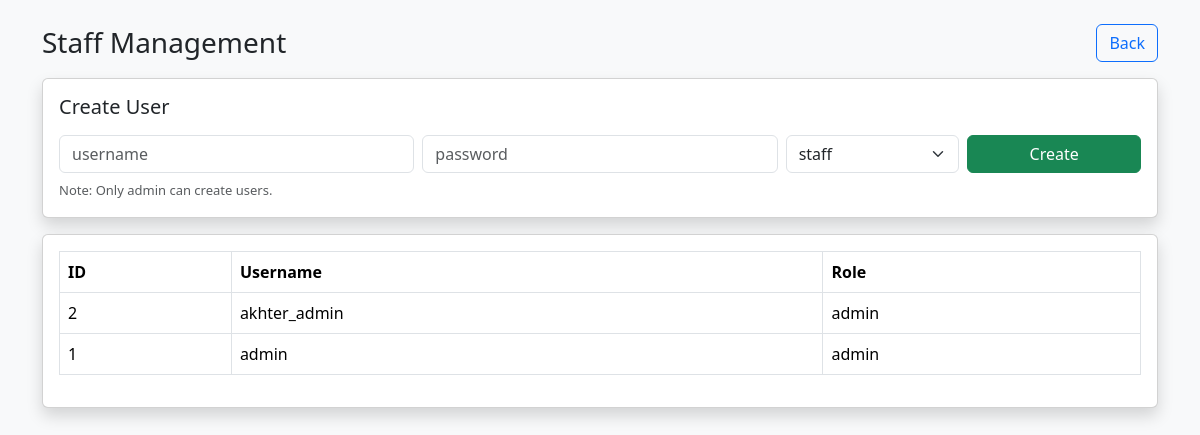
Page /staff (signed in) on the committed database.
### models.py (models this page shows)
class User(Base):
    __tablename__ = "users"
    id = Column(Integer, primary_key=True, index=True)
    username = Column(String, unique=True, index=True, nullable=False)
    password_hash = Column(String, nullable=False)
    role = Column(String, nullable=False)  # admin / staff

### main.py (the view)
@app.get("/staff", response_class=HTMLResponse)
def staff_page(request: Request, db: Session = Depends(get_db)):
    if not require_login(request):
        return RedirectResponse("/", status_code=303)
    if not require_admin(request):
        return RedirectResponse("/dashboard", status_code=303)
    users = db.query(User).order_by(User.id.desc()).all()
    return templates.TemplateResponse("staff.html", {
        "request": request,
        "users": users
    })

### templates/staff.html (shortened to what this page needs)
<!DOCTYPE html>
<html>
<head>
  <link href="https://cdn.jsdelivr.net/npm/bootstrap@5.3.2/dist/css/bootstrap.min.css" rel="stylesheet">
</head>
<body class="bg-light">
  <div class="container mt-4">
    <div class="d-flex justify-content-between align-items-center mb-3">
      <h3 class="mb-0">Staff Management</h3>
      <a class="btn btn-outline-primary" href="/dashboard">Back</a>
    </div>
    <div class="card p-3 shadow mb-3">
      <h5 class="mb-3">Create User</h5>
      <form method="post" action="/staff/create" class="row g-2">
        <div class="col-md-4">
          <input class="form-control" name="username" placeholder="username" required>
        </div>
        <div class="col-md-4">
          <input class="form-control" name="password" type="password" placeholder="password" required>
        </div>
        <div class="col-md-2">
          <select class="form-select" name="role">
            <option value="staff" selected>staff</option>
          </select>
        </div>
        <div class="col-md-2">
          <button class="btn btn-success w-100">Create</button>
        </div>
      </form>
      <div class="text-muted mt-2" style="font-size: 13px;">
        Note: Only admin can create users.
      </div>
    </div>
    <div class="card shadow">
      <div class="card-body">
        <table class="table table-bordered">
          <thead>
            <tr><th>ID</th><th>Username</th><th>Role</th></tr>
          </thead>
          <tbody>
            {% for u in users %}
            <tr>
              <td>{{ u.id }}</td>
              <td>{{ u.username }}</td>
              <td>{{ u.role }}</td>
            </tr>
            {% endfor %}
          </tbody>
        </table>
      </div>
    </div>
  </div>
</body>
</html>

### rows in the picture
User: id "2", username "akhter_admin", role "admin"
User: id "1", username "admin", role "admin"
